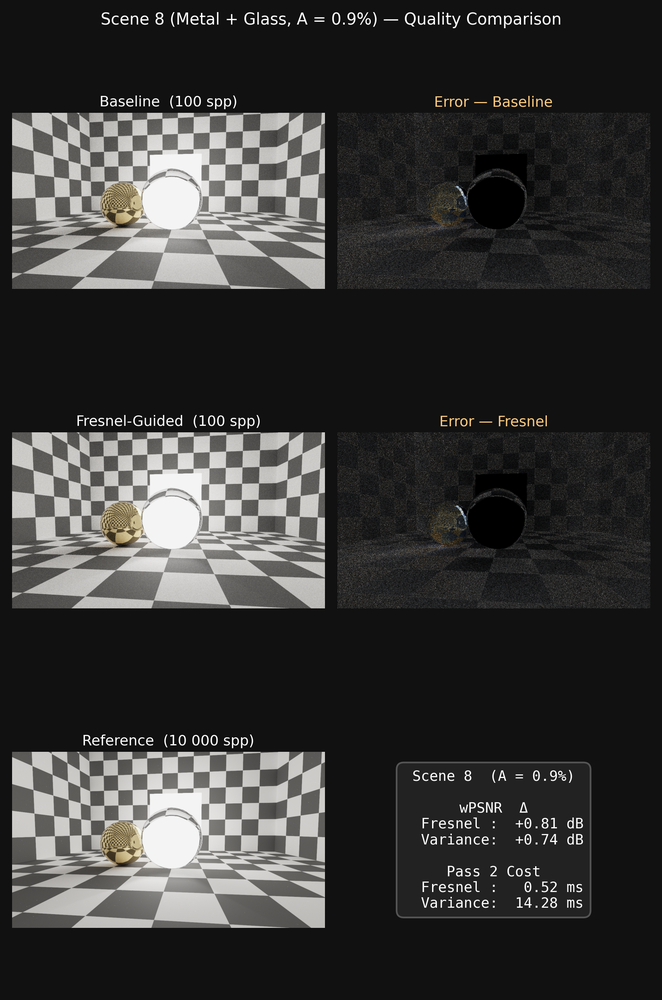
#> input picture figures_paper/figure3_comparison.png, 662 x 1000 px, shrunk from 1644 x 2482 before the run; the run also reads 1 picture not shown here
$ python make_poster.py
#> lines starting #> are read from the running program, lines starting #| are printed output that depends on the picture
"""make_poster.py
학술 연구 포스터 — PPT 스타일 리디자인
이태형 · 한국공학대학교 게임공학과
90 cm × 120 cm  @  120 DPI → 4252 × 5669 px
"""
import matplotlib
matplotlib.use('Agg')
import matplotlib.pyplot as plt
import matplotlib.gridspec as gridspec
from matplotlib.patches import Rectangle, FancyBboxPatch, Circle
from matplotlib.image import imread
import matplotlib.font_manager as fm
import numpy as np

# ── 폰트 설정 ─────────────────────────────────────────────────
_avail = {f.name for f in fm.fontManager.ttflist}
FONT_KO = 'DejaVu Sans'
for _kf in ('Malgun Gothic', 'NanumGothic', 'AppleGothic'):
    if _kf in _avail:
        FONT_KO = _kf
        break
plt.rcParams.update({
    'font.family':        FONT_KO,
    'axes.unicode_minus': False,
})

# ── 치수 ──────────────────────────────────────────────────────
W_IN = 90 / 2.54    # 35.43 in
H_IN = 120 / 2.54   # 47.24 in
DPI  = 120

# ── 색상 ──────────────────────────────────────────────────────
# 메인 팔레트
C_BG       = '#F0F4FA'   # 포스터 배경 (아이스 화이트)
C_NAVY     = '#0B1D3E'   # 타이틀 배경
C_BLUE     = '#1B4FCC'   # 섹션1 헤더
C_BLUE2    = '#1565C0'   # 진한 블루
C_TEAL     = '#0D6E5A'   # 섹션2 헤더
C_INDIGO   = '#283593'   # 초록/스탯 배경
C_PALE     = '#EBF1FC'   # 섹션 배경
C_PALE2    = '#F4FAF7'   # 메서드 섹션 배경
C_WHITE    = '#FFFFFF'
C_TEXT     = '#0D1B35'   # 본문 텍스트 (딥 네이비)
C_GRAY     = '#4A5568'   # 서브 텍스트
C_GOLD     = '#FFC107'   # 강조 골드
C_AMBER    = '#FF8F00'   # 짙은 골드
C_RED      = '#C0392B'
C_GREEN    = '#27AE60'
C_BORDER   = '#C5D3EE'   # 박스 테두리

# ── 인쇄 기준 폰트 크기 (pt) ──────────────────────────────────
# 90cm 포스터 / 120DPI 기준, 1m 시청거리 가독
FS_TITLE   = 54    # 제목
FS_AUTHOR  = 21    # 저자
FS_ABST    = 16    # 초록
FS_STAT_V  = 40    # 스탯 수치
FS_STAT_L1 = 13    # 스탯 라벨1
FS_STAT_L2 = 11    # 스탯 라벨2
FS_SEC_HDR = 20    # 섹션 헤더
FS_BODY    = 15    # 본문
FS_PIPE    = 12    # 파이프라인 박스
FS_FIG_T   = 17    # 그림 제목
FS_FIG_C   = 13    # 그림 캡션
FS_TBL_H   = 12    # 표 헤더
FS_TBL_B   = 11.5  # 표 본문
FS_REF     = 13    # 참고문헌


# ══════════════════════════════════════════════════════════════
# 유틸리티 함수
# ══════════════════════════════════════════════════════════════

def ax_card(ax, bg=C_WHITE, border=C_BORDER, radius=0.02, shadow=True):
    """라운드 카드 박스 + 그림자"""
    ax.set_xlim(0, 1); ax.set_ylim(0, 1); ax.axis('off')
    if shadow:
        ax.add_patch(FancyBboxPatch(
            (0.010, -0.012), 0.990, 0.998,
            boxstyle=f'round,pad={radius}',
            facecolor='#00000018', edgecolor='none',
            transform=ax.transAxes, clip_on=False, zorder=0))
    ax.add_patch(FancyBboxPatch(
        (0, 0), 1, 1,
        boxstyle=f'round,pad={radius}',
        facecolor=bg, edgecolor=border, linewidth=1.5,
        transform=ax.transAxes, clip_on=False, zorder=1))


def section_header(ax, title, color=C_BLUE, num=None,
                   hdr_h=0.088, title_fs=FS_SEC_HDR):
    """섹션 헤더 (번호 뱃지 + 타이틀 바)"""
    ax.add_patch(FancyBboxPatch(
        (0, 1 - hdr_h), 1, hdr_h,
        boxstyle='round,pad=0.0',
        facecolor=color, edgecolor='none',
        transform=ax.transAxes, clip_on=False, zorder=2))
    # 좌측 골드 라인
    ax.add_patch(Rectangle(
        (0, 1 - hdr_h), 0.008, hdr_h,
        facecolor=C_GOLD, transform=ax.transAxes,
        clip_on=False, zorder=3))
    # 번호 뱃지
    if num is not None:
        ax.add_patch(Circle(
            (0.046, 1 - hdr_h / 2), 0.026,
            facecolor='#FFFFFF30', edgecolor='none',
            transform=ax.transAxes, zorder=4))
        ax.text(0.046, 1 - hdr_h / 2, str(num),
                ha='center', va='center', transform=ax.transAxes,
                fontsize=title_fs - 2, fontweight='bold', color=C_WHITE, zorder=5)
    x_title = 0.085 if num is not None else 0.5
    ha_title = 'left' if num is not None else 'center'
    ax.text(x_title, 1 - hdr_h / 2, title,
            ha=ha_title, va='center', transform=ax.transAxes,
            fontsize=title_fs, fontweight='bold', color=C_WHITE, zorder=5)


def section_block(ax, title, body, num=None,
                  bg=C_PALE, hdr_color=C_BLUE,
                  hdr_h=0.088, title_fs=FS_SEC_HDR,
                  body_fs=FS_BODY, body_x=0.038, body_y=None,
                  linespacing=1.65):
    ax_card(ax, bg=bg)
    section_header(ax, title, color=hdr_color, num=num,
                   hdr_h=hdr_h, title_fs=title_fs)
    y0 = (1 - hdr_h - 0.020) if body_y is None else body_y
    ax.text(body_x, y0, body,
            ha='left', va='top', transform=ax.transAxes,
            fontsize=body_fs, color=C_TEXT, linespacing=linespacing,
            clip_on=True, zorder=2)


def img_card(ax, path, title=None, caption=None,
             title_fs=FS_FIG_T, cap_fs=FS_FIG_C):
    ax_card(ax, bg=C_WHITE)
    th = 0.068 if title   else 0.0
    ch = 0.058 if caption else 0.0
    if title:
        ax.text(0.50, 1.0 - th / 2, title,
                ha='center', va='center', transform=ax.transAxes,
                fontsize=title_fs, fontweight='bold', color=C_BLUE2)
    img = imread(path)
    ins = ax.inset_axes([0.006, ch + 0.006, 0.988, 1 - th - ch - 0.012])
    ins.imshow(img, aspect='auto'); ins.axis('off')
    if caption:
        ax.text(0.50, ch / 2, caption,
                ha='center', va='center', transform=ax.transAxes,
                fontsize=cap_fs, color=C_GRAY, style='italic')


def draw_pipeline(ax, y_bot=0.032, y_top=0.430):
    """2-Pass 파이프라인 다이어그램"""
    mid = (y_bot + y_top) / 2
    bh  = (y_top - y_bot) * 0.58
    bw  = 0.148

    # 배경 패널
    ax.add_patch(FancyBboxPatch(
        (0.008, y_bot - 0.008), 0.984, (y_top - y_bot) + 0.055,
        boxstyle='round,pad=0.010',
        facecolor='#DEEAFC', edgecolor='#93B5E8', linewidth=1.2,
        transform=ax.transAxes, clip_on=True, zorder=2))
    ax.text(0.50, y_top + 0.032, '[ 2-Pass 렌더링 파이프라인 ]',
            ha='center', va='bottom', transform=ax.transAxes,
            fontsize=FS_PIPE + 1, fontweight='bold', color=C_BLUE2, zorder=3)

    STEPS = [
        (0.020, '입력\n씬',           C_NAVY),
        (0.215, 'Pass 1\n저spp PT',   C_BLUE),
        (0.410, 'F(p)\n맵 생성',      C_TEAL),
        (0.605, 'Pass 2\n추가 레이',   C_BLUE),
        (0.800, '최종\n출력',          C_RED),
    ]
    for x0, lbl, color in STEPS:
        ax.add_patch(FancyBboxPatch(
            (x0, mid - bh / 2), bw, bh,
            boxstyle='round,pad=0.018',
            facecolor=color, edgecolor='white', linewidth=1.8,
            transform=ax.transAxes, clip_on=True, zorder=6))
        ax.text(x0 + bw / 2, mid, lbl,
                ha='center', va='center', transform=ax.transAxes,
                fontsize=FS_PIPE, color='white', fontweight='bold',
                linespacing=1.30, zorder=7)

    GAPS = [(0.168, 0.215), (0.363, 0.410), (0.558, 0.605), (0.753, 0.800)]
    for xs, xe in GAPS:
        ax.annotate('',
                    xy=(xe - 0.004, mid), xytext=(xs + 0.004, mid),
                    xycoords='axes fraction', textcoords='axes fraction',
                    arrowprops=dict(arrowstyle='->', color='#2C3E50', lw=2.4),
                    zorder=8)

    # F(p) > T 조건 레이블
    ax.text(0.681, mid + bh / 2 + 0.052, 'F(p) > T',
            ha='center', va='bottom', transform=ax.transAxes,
            fontsize=FS_PIPE + 0.5, color=C_RED,
            fontstyle='italic', fontweight='bold', zorder=8)
    ax.annotate('',
                xy=(0.681, mid + bh / 2 + 0.005),
                xytext=(0.681, mid + bh / 2 + 0.045),
                xycoords='axes fraction', textcoords='axes fraction',
                arrowprops=dict(arrowstyle='->', color=C_RED, lw=1.8), zorder=8)


def draw_results_table(ax):
    """실험 결과 표"""
    ax_card(ax, bg=C_PALE)
    section_header(ax, '3.  실험 결과', color=C_BLUE, num=3,
                   hdr_h=0.100, title_fs=FS_SEC_HDR)

    TABLE = [
        ('씬',       'Fresnel',      'Variance',     '배율',   'wPSNR'),
        ('Scene 4',  '8.0±0.17 ms',  '71.2±5.47 ms', '8.9x',  '—'),
        ('Scene 5',  '4.3±0.16 ms',  '29.5±2.74 ms', '6.8x',  '+4.86 dB'),
        ('Scene 6',  '13.0±0.93 ms', '13.6±0.98 ms', '1.0x',  '—'),
        ('Scene 7',  '5.2±0.17 ms',  '45.1±1.12 ms', '8.6x',  '—'),
        ('Scene 8',  '13.0±0.91 ms', '42.5±0.92 ms', '3.3x',  '+0.81 dB'),
        ('평균',     '8.7 ms',        '40.4 ms',      '5.73x', '+1.23 dB'),
    ]
    COL_X = [0.030, 0.230, 0.450, 0.680, 0.815]
    N     = len(TABLE)
    TOP   = 0.870
    ROW_H = (TOP - 0.060) / N

    for r, row in enumerate(TABLE):
        yc  = TOP - (r + 0.5) * ROW_H
        yb  = TOP - (r + 1)   * ROW_H

        if r == 0:
            ax.add_patch(Rectangle(
                (0.010, yb + 0.003), 0.980, ROW_H - 0.005,
                facecolor='#1B4FCC', alpha=0.88,
                transform=ax.transAxes, clip_on=True, zorder=3))
            fc, fw, fs = C_WHITE, 'bold', FS_TBL_H
        elif r == N - 1:
            ax.add_patch(Rectangle(
                (0.010, yb + 0.003), 0.980, ROW_H - 0.005,
                facecolor='#C7D9F9',
                transform=ax.transAxes, clip_on=True, zorder=3))
            fc, fw, fs = C_NAVY, 'bold', FS_TBL_H
        else:
            if r % 2 == 0:
                ax.add_patch(Rectangle(
                    (0.010, yb + 0.003), 0.980, ROW_H - 0.005,
                    facecolor='#F4F8FF',
                    transform=ax.transAxes, clip_on=True, zorder=3))
            fc, fw, fs = C_TEXT, 'normal', FS_TBL_B

        for c, (cell, cx) in enumerate(zip(row, COL_X)):
            ax.text(cx, yc, cell,
                    ha=('left' if c == 0 else 'center'), va='center',
                    transform=ax.transAxes,
                    fontsize=fs, color=fc, fontweight=fw, zorder=4)

    ax.text(0.50, 0.030,
            '60 fps 달성:  Fresnel-guided  5 / 5   vs   Variance-guided  1 / 5',
            ha='center', va='center', transform=ax.transAxes,
            fontsize=FS_TBL_H, color=C_BLUE2, fontweight='bold', zorder=4)


# ══════════════════════════════════════════════════════════════
# Figure & GridSpec
# ══════════════════════════════════════════════════════════════
fig = plt.figure(figsize=(W_IN, H_IN), dpi=DPI, facecolor=C_BG)

# 6 rows: title / abstract / stats / row1 / row2 / footer
# 3 cols: left(28%) / center(40%) / right(32%)
gs = gridspec.GridSpec(
    6, 3,
    figure=fig,
    left=0.018, right=0.982,
    top=0.990,  bottom=0.010,
    hspace=0.026, wspace=0.020,
    height_ratios=[0.092, 0.042, 0.052, 0.338, 0.310, 0.122],
    width_ratios=[0.28, 0.40, 0.32],
)


# ══════════════════════════════════════════════════════════════
# Row 0 : TITLE BANNER
# ══════════════════════════════════════════════════════════════
ax_t = fig.add_subplot(gs[0, :])
ax_t.set_facecolor(C_NAVY); ax_t.axis('off')

# 배경 레이어 (깊이감)
for yy, cc in [(0.00, '#0A1830'), (0.18, '#0D2040'), (0.55, C_NAVY)]:
    ax_t.add_patch(Rectangle((0, yy), 1, 0.20,
        facecolor=cc, transform=ax_t.transAxes,
        clip_on=False, zorder=1))
# 골드 상하 라인
ax_t.add_patch(Rectangle((0, 0.000), 1, 0.028,
    facecolor=C_GOLD, alpha=0.8,
    transform=ax_t.transAxes, clip_on=False, zorder=2))
ax_t.add_patch(Rectangle((0, 0.972), 1, 0.028,
    facecolor=C_GOLD, alpha=0.8,
    transform=ax_t.transAxes, clip_on=False, zorder=2))
# 좌우 수직 골드 바
for xx in [0.000, 0.993]:
    ax_t.add_patch(Rectangle((xx, 0), 0.007, 1,
        facecolor=C_GOLD,
        transform=ax_t.transAxes, clip_on=False, zorder=3))

ax_t.text(0.500, 0.70,
          '희소 Fresnel 경계 샘플링:\n'
          '실시간 경로 추적을 위한 자기조절형 지각 레이 예산 전략',
          ha='center', va='center', transform=ax_t.transAxes,
          fontsize=FS_TITLE, fontweight='bold', color=C_WHITE,
          linespacing=1.22, zorder=4)

ax_t.text(0.500, 0.11,
          '이 태 형   ·   한국공학대학교 게임공학과   ·   한국게임학회 2026 추계학술발표대회',
          ha='center', va='center', transform=ax_t.transAxes,
          fontsize=FS_AUTHOR, color='#A8C4E8', zorder=4)


# ══════════════════════════════════════════════════════════════
# Row 1 : ABSTRACT
# ══════════════════════════════════════════════════════════════
ax_ab = fig.add_subplot(gs[1, :])
ax_ab.set_facecolor('#1D2E7A'); ax_ab.axis('off')

ax_ab.add_patch(Rectangle((0, 0), 0.006, 1,
    facecolor=C_GOLD, transform=ax_ab.transAxes,
    clip_on=False, zorder=2))
ax_ab.add_patch(Rectangle((0.994, 0), 0.006, 1,
    facecolor=C_GOLD, transform=ax_ab.transAxes,
    clip_on=False, zorder=2))

ax_ab.text(0.014, 0.56, 'ABSTRACT',
           ha='left', va='center', transform=ax_ab.transAxes,
           fontsize=FS_ABST - 1, fontweight='bold',
           color=C_GOLD, zorder=3)
ax_ab.add_patch(Rectangle((0.086, 0.30), 0.0015, 0.44,
    facecolor='#5577CC', transform=ax_ab.transAxes,
    clip_on=False, zorder=2))
ax_ab.text(0.093, 0.56,
           'Fresnel 반사율 기반 2-Pass 자기조절형 레이 예산 전략을 제안한다. '
           'F(p) 우선순위 맵으로 고우선순위 픽셀에만 추가 레이를 투사하여, '
           'Variance-guided 대비 평균 5.73x 가속과 wPSNR +1.23 dB 향상을 달성하였다. '
           '사용자 실험(n=40, 2AFC)에서 Operating Envelope 내 씬의 유의미한 시각 선호(p=0.038)를 확인하였다.',
           ha='left', va='center', transform=ax_ab.transAxes,
           fontsize=FS_ABST, color='#DCE9FF', linespacing=1.20, zorder=3)


# ══════════════════════════════════════════════════════════════
# Row 2 : KEY STATS
# ══════════════════════════════════════════════════════════════
ax_s = fig.add_subplot(gs[2, :])
ax_s.set_facecolor(C_INDIGO); ax_s.axis('off')

STATS = [
    ('5.73x',    '평균 속도 향상',       'vs. Variance-guided'),
    ('5 / 5',    '60 fps 달성',          '전 씬 (Fresnel-guided)'),
    ('+1.23 dB', '평균 wPSNR 향상',      'Scene 5 최고 +4.86 dB'),
    ('p=0.038',  '사용자 선호 유의성',    'n=26, 2AFC *'),
]
for i, (val, lbl1, lbl2) in enumerate(STATS):
    xc = (i + 0.5) / len(STATS)
    if i:
        ax_s.axvline(i / len(STATS), color='#3B5BC8', lw=0.9)
    ax_s.text(xc, 0.70, val,
              ha='center', va='center', transform=ax_s.transAxes,
              fontsize=FS_STAT_V, fontweight='bold', color=C_GOLD)
    ax_s.text(xc, 0.32, lbl1,
              ha='center', va='center', transform=ax_s.transAxes,
              fontsize=FS_STAT_L1, color='#E8EFFF', fontweight='bold')
    ax_s.text(xc, 0.10, lbl2,
              ha='center', va='center', transform=ax_s.transAxes,
              fontsize=FS_STAT_L2, color='#9CAFD8')


# ══════════════════════════════════════════════════════════════
# Row 3 : Introduction + Method (left) | Fig 3 (center) | Fig 4 (right)
# ══════════════════════════════════════════════════════════════
gs_r3l = gridspec.GridSpecFromSubplotSpec(
    2, 1, subplot_spec=gs[3, 0],
    hspace=0.022, height_ratios=[0.42, 0.58],
)

# ── 서론 ───────────────────────────────────────────────────────
ax_intro = fig.add_subplot(gs_r3l[0])
section_block(ax_intro,
    '서론  (Introduction)', num=1,
    body=(
        '▷  GPU DXR 가속으로 실시간 경로 추적(PT)이\n'
        '   게임 그래픽스의 새로운 표준으로 부상.\n\n'
        '▷  핵심 병목 — 그레이징 경계면\n'
        '   유리 · 금속에서 레이당 분산 폭발\n'
        '   Scene 4: Variance-guided  71.2 ms\n'
        '             60 fps 예산(16.67 ms) 4.3× 초과\n\n'
        '▷  기존 Variance-guided [Schied \'17]의 한계\n'
        '   분산 추정 패스 자체에 수십 ms 소요\n'
        '   씬 의존적 비용 폭발 → 실시간 불가\n\n'
        '▷  핵심 통찰\n'
        '   Fresnel 항은 레이 분산이 클 픽셀을\n'
        '   렌더링 없이 사전 예측 가능\n'
        '   → 단일 경량 패스로 지각적 우선순위 맵 산출'
    ),
    bg=C_PALE, body_fs=FS_BODY, linespacing=1.62)

# ── 방법 ───────────────────────────────────────────────────────
ax_meth = fig.add_subplot(gs_r3l[1])
section_block(ax_meth,
    '방법  (Fresnel-Guided 2-Pass PT)', num=2,
    hdr_color=C_TEAL,
    body=(
        'F(p) 우선순위 맵  [Schlick, 1994 기반]\n'
        '  Fterm = (1 - N*V)^5\n'
        '  Fsurf = 1 - roughness\n'
        '  Fspec = metallic + 2 * glass\n'
        '  F(p)  = Fterm * Fsurf * Fspec\n\n'
        '자기조절 커버리지\n'
        '  A = |{p : F(p) > T}| / N\n'
        '  A ~< 5%    Operating Envelope (유효)\n'
        '  A  > 20%  Envelope 외부 (품질 중립)'
    ),
    bg=C_PALE2, body_fs=FS_BODY, body_y=0.875, linespacing=1.62)
draw_pipeline(ax_meth, y_bot=0.035, y_top=0.425)

# ── Fig 3 ──────────────────────────────────────────────────────
ax_f3 = fig.add_subplot(gs[3, 1])
img_card(ax_f3,
    'figures_paper/figure3_comparison.png',
    title='Fig. 3  |  품질 비교 — Scene 8  (Metal + Glass,  A = 0.9%)',
    caption='Fresnel-Guided: wPSNR +0.81 dB, Pass 2 = 0.52 ms   '
            'vs   Variance-Guided: +0.74 dB, 14.28 ms')
#> in img_card, img is the input picture: shape (1000, 662, 4) float32; mean R, G, B, A 0.221, 0.219, 0.215, 1

# ── Fig 4 ──────────────────────────────────────────────────────
ax_f4 = fig.add_subplot(gs[3, 2])
img_card(ax_f4,
    'figures_paper/figure4_gpu_timing.png',
    title='Fig. 4  |  GPU 프레임 타이밍  (10-frame mean ± σ)',
    caption='Fresnel-Guided: 전 씬 60 fps 달성   |   '
            'Variance-Guided: 4/5 씬 16.67 ms 초과')
#> call 2 of img_card, with path = 'figures_paper/figure4_gpu_timing.png', title_fs = 17, cap_fs = 13
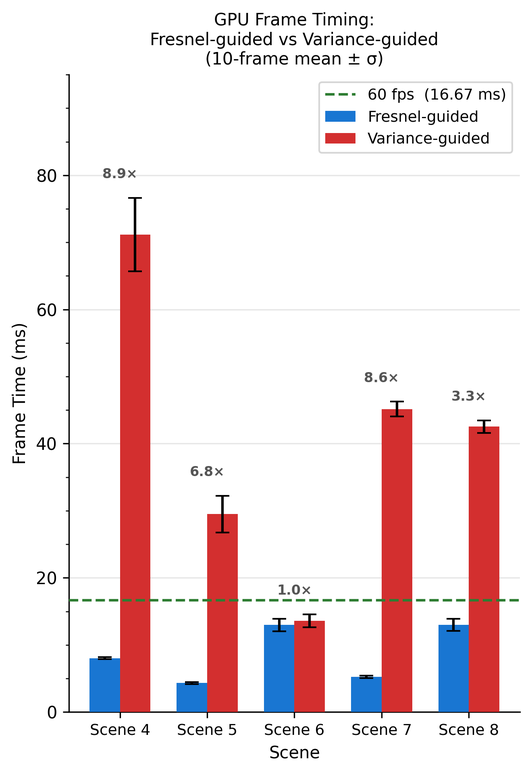
#> input picture figures_paper/figure4_gpu_timing.png, 532 x 774 px, shrunk from 1320 x 1920 before the run
#> in img_card, img is the input picture: shape (774, 532, 4) float32; mean R, G, B, A 0.939, 0.885, 0.892, 1


# ══════════════════════════════════════════════════════════════
# Row 4 : Fig 1 (left) | Fig 2 (center) | Fig 5 (right)
# ══════════════════════════════════════════════════════════════
ax_f1 = fig.add_subplot(gs[4, 0])
img_card(ax_f1,
    'figures_paper/figure1_teaser.png',
    title='Fig. 1  |  F(p) 우선순위 맵  (Scene 5,  A = 0.2%)',
    caption='상: F(p) 맵 — 경계면 픽셀 강조   |   '
            '하: Fresnel-Guided PT 결과 (100 spp)')
#> call 3 of img_card, with path = 'figures_paper/figure1_teaser.png', title_fs = 17, cap_fs = 13
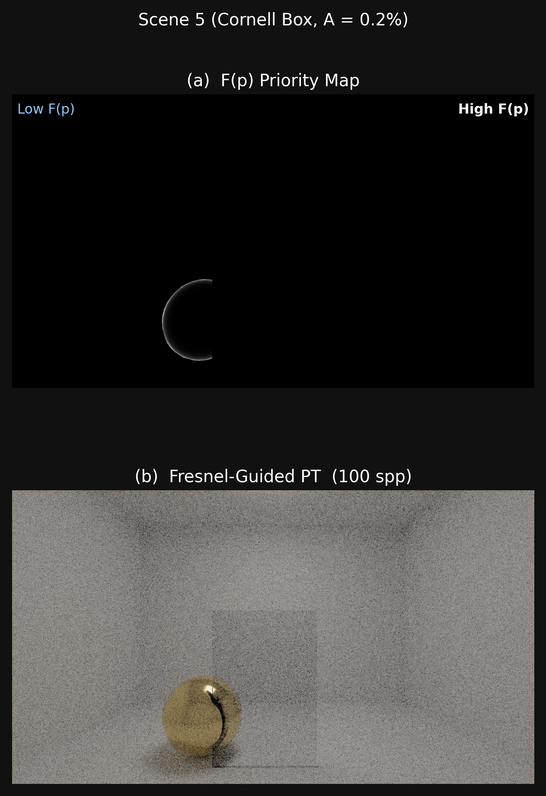
#> input picture figures_paper/figure1_teaser.png, 546 x 796 px, shrunk from 1355 x 1976 before the run
#> in img_card, img is the input picture: shape (796, 546, 4) float32; mean R, G, B, A 0.207, 0.203, 0.196, 1

ax_f2 = fig.add_subplot(gs[4, 1])
img_card(ax_f2,
    'figures_paper/figure2_self_regulation.png',
    title='Fig. 2  |  자기조절: Pass 2 비용 vs  F(p) 커버리지 A',
    caption='A ~< 5% (파란 영역): Fresnel 압도적 효율   |   '
            'A > 20% (빨간 영역): 비용 급증·성능 중립')
#> call 4 of img_card, with title_fs = 17, cap_fs = 13
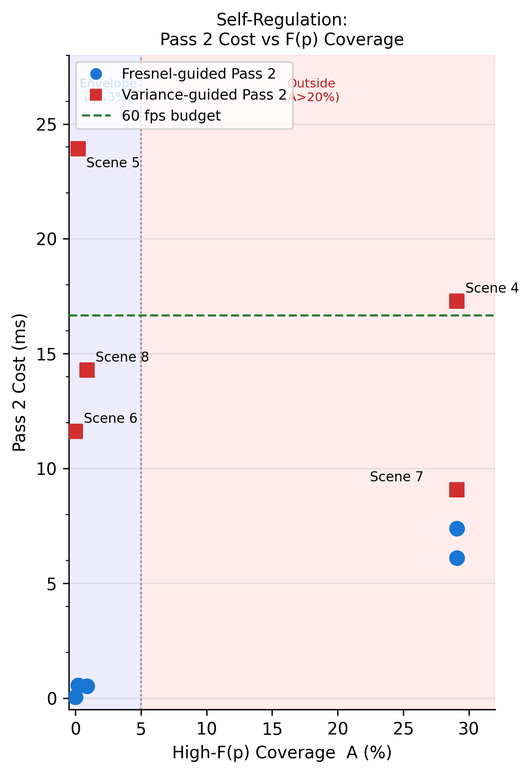
#> input picture figures_paper/figure2_self_regulation.png, 531 x 774 px, shrunk from 1318 x 1920 before the run
#> in img_card, img is the input picture: shape (774, 531, 4) float32; mean R, G, B, A 0.969, 0.93, 0.937, 1

ax_f5 = fig.add_subplot(gs[4, 2])
img_card(ax_f5,
    'figures_paper/figure5_user_study.png',
    title='Fig. 5  |  2AFC 사용자 선호도 실험  (n = 40)',
    caption='Scene 5 vs Baseline: 69.2%  p=0.038 *   |   '
            'A > 20% 씬: 중립 결과 — 이론과 일치')
#> (the rest of the program and of its run is left out)
